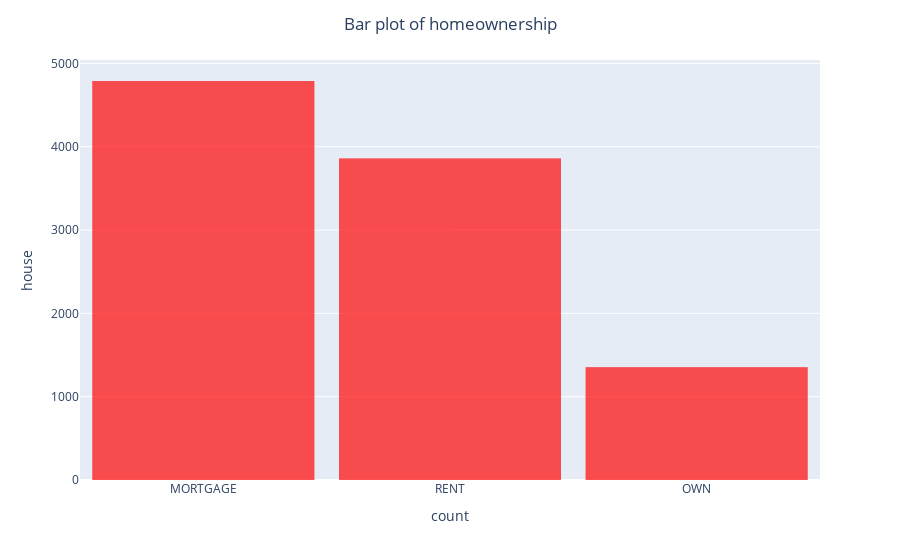

The notebook cell this image was saved under:
### Markdown cell above
**Q7** Can you figure out how to add x labels, y labels, and a title to this graph?

### Code cell
fig = px.bar(DF,
            x='homeownership',
            color_discrete_sequence=['red'])
fig.update_traces(dict(marker_line_width=0))

fig.update_layout(bargap=0.1,
                  title='Bar plot of homeownership',
                  title_x=0.5,
                  xaxis_title="count",
                  yaxis_title="house",
                  legend_title="Homeownership",)

fig.show()

### Figure 1 — Plotly figure (JSON) as saved in the notebook; plotly's stock layout.template omitted (floating-point values rounded to 4 significant figures; data arrays with more than 128 entries replaced by an {"elided": "..."} marker saying what was removed)
{"data": [{"alignmentgroup": "True", "hovertemplate": "homeownership=%{x}<br>count=%{y}<extra></extra>", "legendgroup": "", "marker": {"color": "red", "line": {"width": 0}, "pattern": {"shape": ""}}, "name": "", "offsetgroup": "", "orientation": "v", "showlegend": false, "textposition": "auto", "type": "bar", "x": {"elided": "10000 str values"}, "xaxis": "x", "y": {"elided": "10000 int values"}, "yaxis": "y"}], "layout": {"autosize": true, "bargap": 0.1, "barmode": "relative", "legend": {"title": {"text": "Homeownership"}, "tracegroupgap": 0}, "margin": {"t": 60}, "title": {"text": "Bar plot of homeownership", "x": 0.5}, "xaxis": {"anchor": "y", "autorange": true, "domain": [0, 1], "range": [-0.5, 2.5], "title": {"text": "count"}, "type": "category"}, "yaxis": {"anchor": "x", "autorange": true, "domain": [0, 1], "range": [0, 5041.0], "title": {"text": "house"}, "type": "linear"}}}
